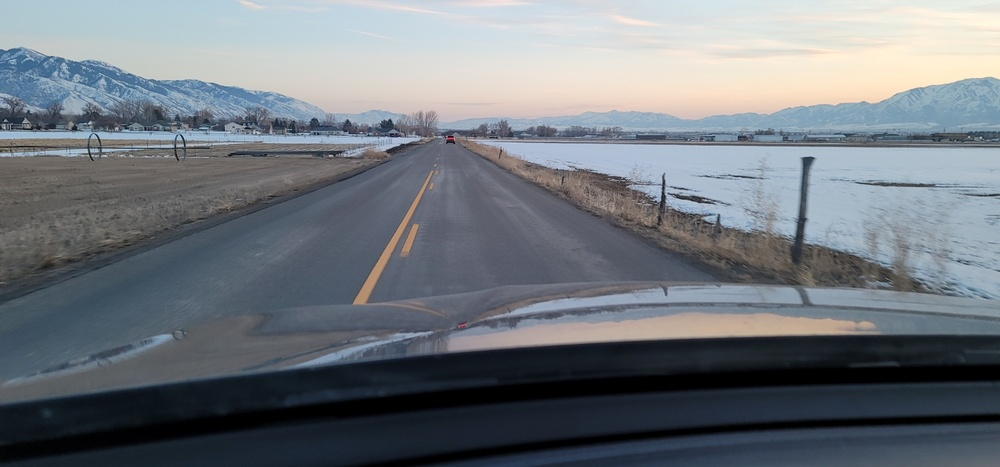
#> input picture RoadLines/test_image.jpg, 1000 x 467 px, shrunk from 1538 x 718 before the run
$ python ChangeImage.py
#> lines starting #> are read from the running program, lines starting #| are printed output that depends on the picture; after the words box and inside, x2 and y2 are one past the last pixel; in counts of white or black regions, pixels touching at a corner belong together
#> further down, image is the input picture: shape (467, 1000, 3); mean B, G, R 125.9, 119.4, 113.1
import cv2 as cv
import numpy as np
import matplotlib.pyplot as plt

def canny(image):
    gray = cv.cvtColor(image, cv.COLOR_RGB2GRAY)
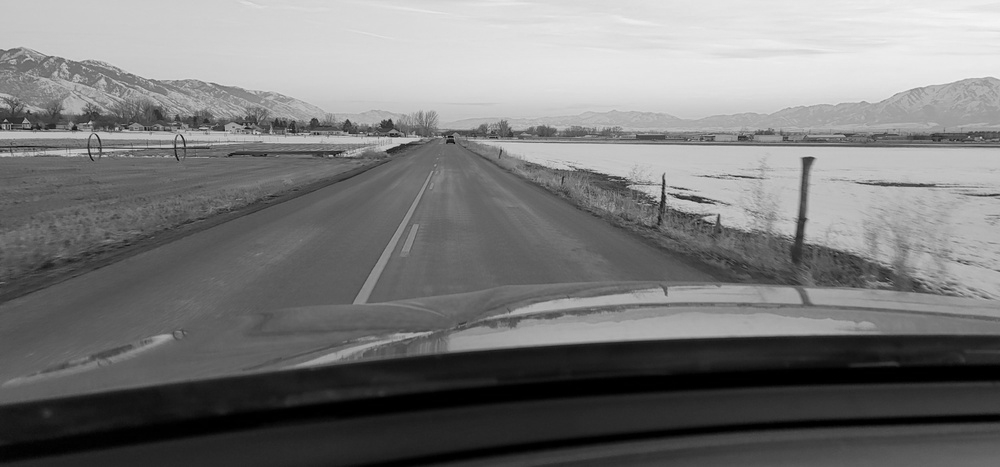
#> gray: shape (467, 1000); min 0, max 244, mean 120.6
    blur = cv.GaussianBlur(gray,(5,5),0)
    canny = cv.Canny(blur, 50, 150)
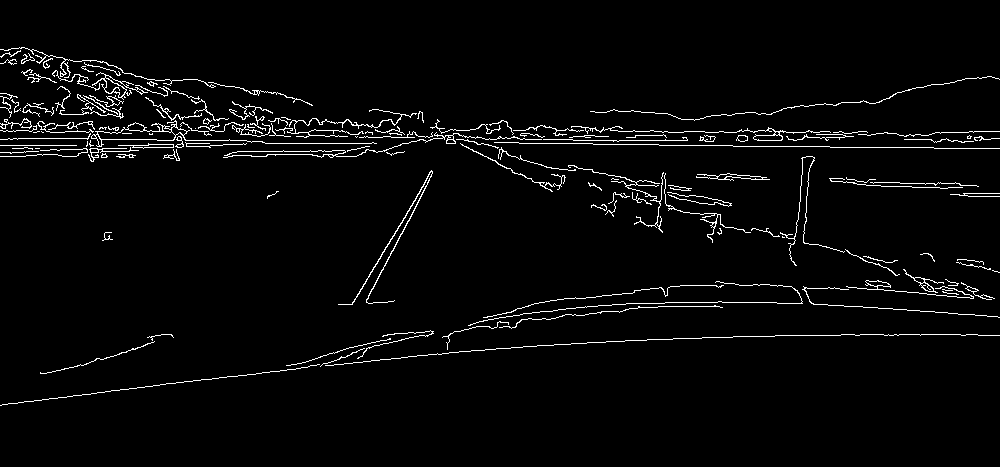
#> canny: shape (467, 1000); 3% white in thin lines or dots, all inside (x1, y1, x2, y2) = (0, 47, 1000, 406)
    return canny

image = cv.imread('test_image.jpg')
lane_image = np.copy(image)
canny_image = canny(lane_image)

plt.imshow(canny_image)
plt.show()
